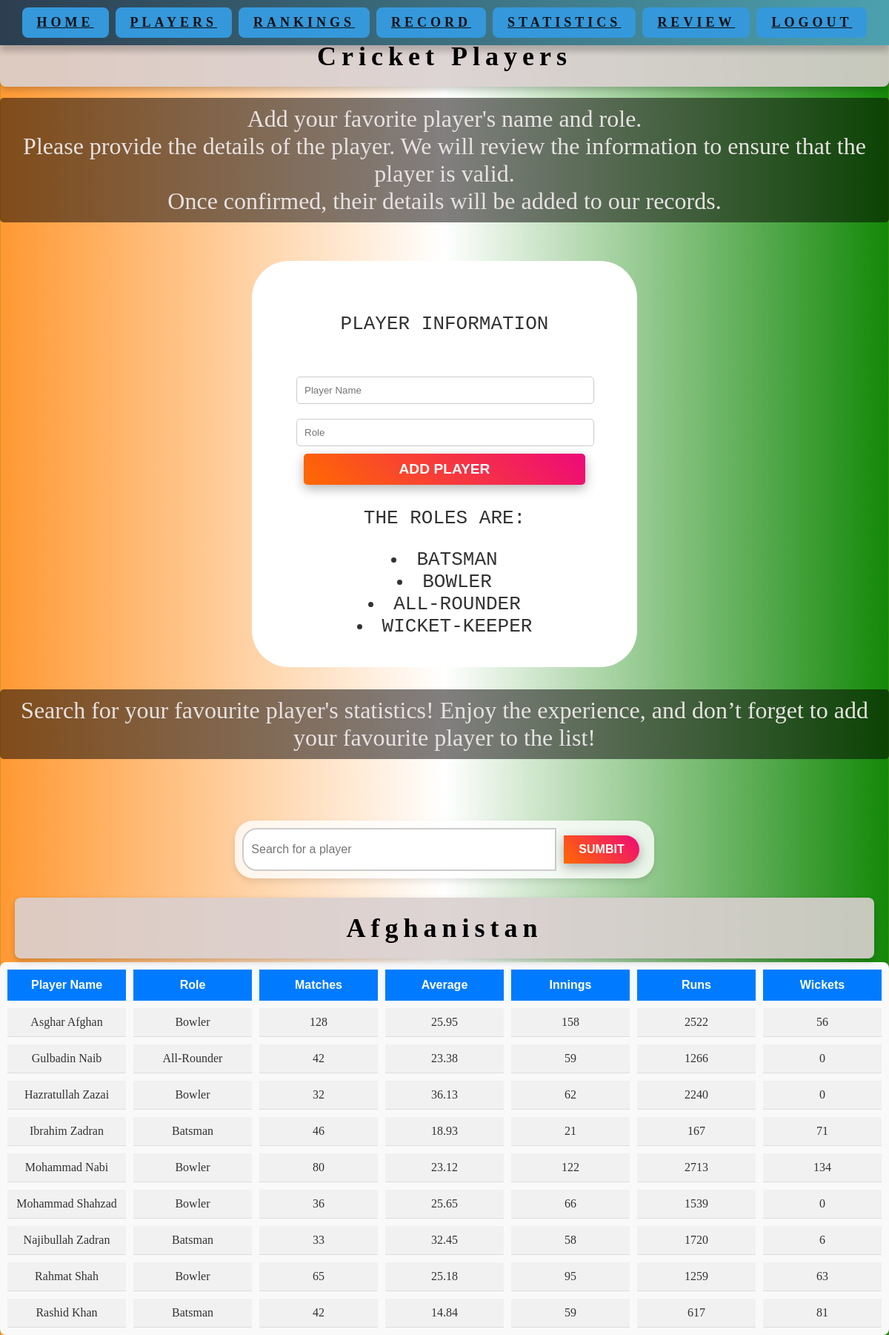
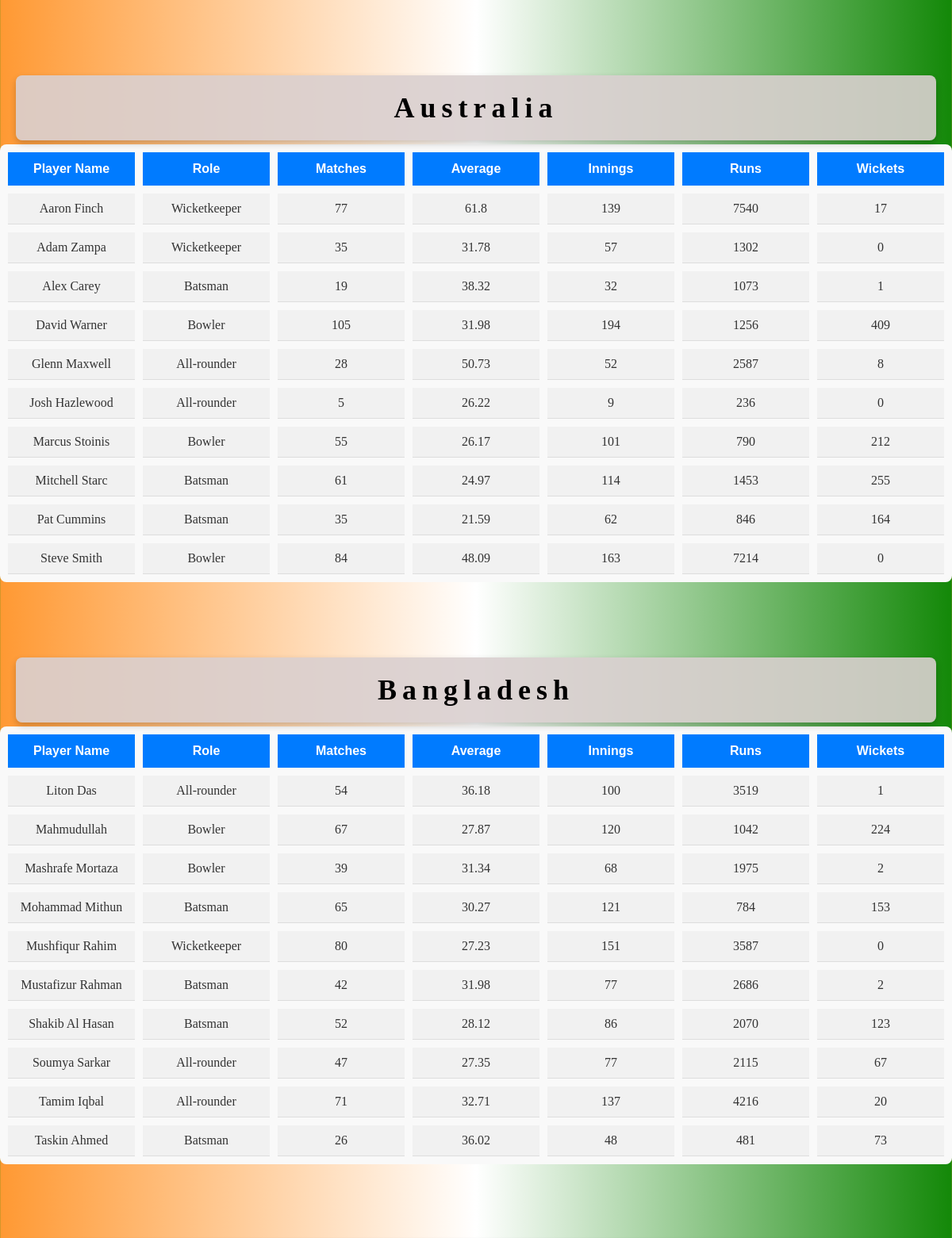
The app's page /Players (upper part) with its own data (2 pictures, top to bottom).
### tables this page shows
CREATE TABLE Matches ("Match id" INTEGER PRIMARY KEY, Playerid INTEGER REFERENCES Player (PlayerId), Matches INTEGER, Innings INTEGER, Runs INTEGER, Wickets INTEGER, Average INTEGER, Team TEXT);

CREATE TABLE Teams (Teamid INTEGER PRIMARY KEY, TeamName TEXT);

CREATE TABLE Player (PlayerId INTEGER PRIMARY KEY, PlayerName TEXT UNIQUE, Role TEXT, Teamid INTEGER REFERENCES Teams (Teamid), Verified INTEGER DEFAULT 1);

### routes.py (the view)
@app.route('/Players')
def Players():
    conn = get_db_connections()  # Establish DB connection
    cur = conn.cursor()
    cur.execute("""
    SELECT
       Teams.TeamName,
        Player.PlayerName,
        Player.Role,
        Matches.Matches,
        Matches.Average,
        Matches.Innings,
        Matches.Runs,
        Matches.Wickets
    FROM Teams
    INNER JOIN Player ON Teams.TeamId = Player.TeamId
    INNER JOIN Matches ON Player.PlayerId = Matches.PlayerId
    WHERE Player.Verified = 1
    ORDER BY Teams.TeamName, Player.PlayerName
    """)
    players_by_team = cur.fetchall()
    conn.close()
    teams_data = {}
    for row in players_by_team:
        team_name = row[0]
        player_data = row[1:]
        if team_name not in teams_data:
            teams_data[team_name] = []
        teams_data[team_name].append(player_data)
    return render_template("Players.html", teams_data=teams_data)  # render players page

### routes.py (called while the page is built)
def get_db_connections():
    conn = sqlite3.connect(DATABASE)  # Connect to the SQLite database
    conn.row_factory = sqlite3.Row  # Configure the connection to return rows as dictionaries
    return conn  # Return the database connection

### templates/Players.html (shortened to what this page needs)
<!DOCTYPE html>
<html lang="en">
<head>
    <link rel="stylesheet" href="/static/style.css">
</head>
<nav class="Nav-bar">
    <strong><a href="/about">Home</a></strong>
    <strong><a href="/Players"> Players</a></strong>
    <strong><a href="/Ranking">Rankings</a></strong>
    <strong><a href="/Record">Record</a></strong>
    <strong><a href="/Stats">Statistics</a></strong>
    <strong><a href="/Review">Review</a></strong>
    <strong><a href="/login">Logout</a></strong>
</nav>
<body class="home-style">
    <h1 class="stats1">Cricket Players</h1>
    <p class="Instruction-player">Add your favorite player's name and role.<br>
        Please provide the details of the player. We will review the information to ensure that the player is valid.<br>
        Once confirmed, their details will be added to our records.</p>
    <div class="login">
        <div class="login-box">
            <p class="playerp">Player Information</p>
            <form class="Player-form" action="{{ url_for('addplayer') }}" method="post">
                <input class="form-input" type="text" name="player_name" placeholder="Player Name" required>
                <input class="form-input" type="text" name="role" placeholder="Role" required>
                <button class="form-button" type="submit">Add Player</button>
                <p class="playerp"> The ROLES ARE: <br>
                    <li class="playerp"> BATSMAN <BR> </li>
                     <li class="playerp">BOWLER <BR></li>
                    <LI class="playerp">ALL-ROUNDER</LI>
                   <li class="playerp">WICKET-KEEPER</li>
            </form>
        </div>
    </div>
    <p class="Instruction-player">Search for your favourite player's statistics!
        Enjoy the experience, and don’t forget to add your favourite player to the list!</p>
    <div class="Serach-bar">
        <form action="{{url_for('search')}}" method="GET">
            <input type="text" name="query" placeholder="Search for a player" required>
           <div class="sumbit"> <button type="submit">Sumbit</button>
    </div>
        </form>
    </div>
   {% for team, players in teams_data.items() %}
   <div class="team-section">
       <h2 class="stats1">{{ team }}</h2>
       <div class="players-grid">
           <div class="players-grid-title">Player Name</div>
           <div class="players-grid-title">Role</div>
           <div class="players-grid-title">Matches</div>
           <div class="players-grid-title">Average</div>
           <div class="players-grid-title">Innings</div>
           <div class="players-grid-title">Runs</div>
           <div class="players-grid-title">Wickets</div>
           {% for player in players %}
               <div class="player-cell">{{ player[0] }}</div>
               <div class="player-cell">{{ player[1] }}</div>
               <div class="player-cell">{{ player[2] }}</div>
               <div class="player-cell">{{ player[3] }}</div>
               <div class="player-cell">{{ player[4] }}</div>
               <div class="player-cell">{{ player[5] }}</div>
               <div class="player-cell">{{ player[6] }}</div>
           {% endfor %}
       </div>
   </div>
{% endfor %}
</body>
</html>

### static/style.css (style rules this page uses)
.home-style { margin: 0; padding: 0; font-family: Arial, Helvetica, sans-serif; background: linear-gradient(to right, #FF9933, #FFFFFF, #138808); color: #333; display: flex; flex-direction: column; min-height: 100vh; overflow-x:hidden ; }
.Nav-bar { position: fixed; left: 50%; transform: translateX(-50%); width: calc(100% - 20px); top: 0; background: linear-gradient(to right, #2c3e50, #4ca1af); padding: 10px 10px; box-shadow: 0 8px 8px rgba(0, 0, 0, 0.2); text-align: center; letter-spacing: 5px; z-index: 1; }
.Nav-bar { font-family: Dancing Script; font-size: 16px; text-transform: uppercase; text-decoration: none; }
h1 { font-size: 100px; margin: 0; color: #e74c3c; }
h2 { margin: 20px; font-size: 24px; }
p { font-size: 20px; margin: 10px 0; }
a { display: inline-block; padding: 10px 20px; font-size: 18px; color: #db5151; background-color: #3498db; border-radius: 8px; }
.stats1 { position: relative; top: 15px; text-align: center; font-size: 36px; padding: 20px; background-color: rgba(218, 208, 208, 0.9); color: black; font-family: Pinyon Script; margin-top: 20px; margin-bottom: 20px; letter-spacing: 7px; border-radius: 8px; box-shadow: 0 4px 8px rgba(0, 0, 0, 0.2); }
.playerp { text-align: center; font-family: monospace; text-transform: uppercase; font-weight: 200; font-size: xx-large; }
form { position: relative; display: flex; flex-direction: column; top: 20px; widows: 100%; }
.form-input { width: calc(100% - 20px); padding: 10px; margin: 10px 0; border: 1px solid #ccc; border-radius: 5px; }
.form-button { position: relative; bottom: 10px; background-color: #865454; color: white; border: none; padding: 10px 15px; border-radius: 5px; cursor: pointer; font-size: larger; transition: background-color 0.3s; }
.login { flex: 1; display: flex; justify-content: center; align-items: center; height: 100%; padding: 20px; }
.login-box { background: white; padding: 60px; border-radius: 50px; box-shadow: 0 4px 8px rgba (0,0,0,0.2); max-width: 400px; width: 100%; }
.Instruction-player { font-family: Playwrite Deutschland Grundschrift ; text-align: center; text-decoration: double; font-size: xx-large; color: rgb(231, 226, 226); background-color: rgba(5, 0, 0, 0.5); padding: 10px; border-radius: 5px; }
.players-grid { display: grid; grid-template-columns: repeat(7, 1fr); gap: 10px; margin-bottom: 20px; background-color: #f9f9f9; border-radius: 8px; padding: 10px; }
.players-grid-title { background-color: #007bff; color: white; font-weight: bold; padding: 12px; text-align: center; }
.player-cell { font-family: Playwrite Deutschland Grundschrift ; background-color: #f1f1f1; padding: 10px; text-align: center; border-bottom: 1px solid #ddd; }
.team-section { margin-bottom: 40px; }
.Serach-bar { display: flex; justify-content: center; align-items: center; height: 100px; margin-top: 20px; }
.Serach-bar form { display: flex; flex-direction: row; background: rgba(255, 255, 255, 0.8); padding: 10px; border-radius: 25px; box-shadow: 0 4px 8px rgba(0, 0, 0, 0.1); }
.Serach-bar input[type="text"] { padding: 10px; border: 2px solid #ccc; border-radius: 20px 0 0 20px; width: 400px; font-size: 16px; outline: none; }
.sumbit button[type="submit"] { position: static; padding: 10px 20px; border: none; background-color: #334456; color: white; cursor: pointer; border-radius: 0 20px 20px 0; font-size: 16px; }
h2, h3, h4 { margin-bottom: 10px; color: #333; }
p { margin-bottom: 1em; }
a { color: #0e1012; text-decoration: underline; }
button { padding: 15px 40px; border: none; border-radius: 50px; background: linear-gradient(45deg, #ff6a00, #ee0979); color: white; font-size: 18px; font-weight: bold; cursor: pointer; margin: 10px; transition: transform 0.2s, opacity 0.3s; box-shadow: 0 5px 15px rgba(0, 0, 0, 0.3); text-transform: uppercase; }

### records on screen
Matches: TeamName "Afghanistan", PlayerName "Asghar Afghan", Role "Bowler", Matches "128", Average "25.95", Innings "158", Runs "2522", Wickets "56"
Matches: PlayerName "Gulbadin Naib", Role "All-Rounder", Matches "42", Average "23.38", Innings "59", Runs "1266", Wickets "0"
Matches: PlayerName "Hazratullah Zazai", Role "Bowler", Matches "32", Average "36.13", Innings "62", Runs "2240", Wickets "0"
Matches: PlayerName "Ibrahim Zadran", Role "Batsman", Matches "46", Average "18.93", Innings "21", Runs "167", Wickets "71"
Matches: PlayerName "Mohammad Nabi", Role "Bowler", Matches "80", Average "23.12", Innings "122", Runs "2713", Wickets "134"
Matches: PlayerName "Mohammad Shahzad", Role "Bowler", Matches "36", Average "25.65", Innings "66", Runs "1539", Wickets "0"
Matches: PlayerName "Najibullah Zadran", Role "Batsman", Matches "33", Average "32.45", Innings "58", Runs "1720", Wickets "6"
Matches: PlayerName "Rahmat Shah", Role "Bowler", Matches "65", Average "25.18", Innings "95", Runs "1259", Wickets "63"
Matches: PlayerName "Rashid Khan", Role "Batsman", Matches "42", Average "14.84", Innings "59", Runs "617", Wickets "81"
Matches: TeamName "Australia", PlayerName "Aaron Finch", Role "Wicketkeeper", Matches "77", Average "61.8", Innings "139", Runs "7540", Wickets "17"
Matches: PlayerName "Adam Zampa", Role "Wicketkeeper", Matches "35", Average "31.78", Innings "57", Runs "1302", Wickets "0"
Matches: PlayerName "Alex Carey", Role "Batsman", Matches "19", Average "38.32", Innings "32", Runs "1073", Wickets "1"
Matches: PlayerName "David Warner", Role "Bowler", Matches "105", Average "31.98", Innings "194", Runs "1256", Wickets "409"
Matches: PlayerName "Glenn Maxwell", Role "All-rounder", Matches "28", Average "50.73", Innings "52", Runs "2587", Wickets "8"
Matches: PlayerName "Josh Hazlewood", Role "All-rounder", Matches "5", Average "26.22", Innings "9", Runs "236", Wickets "0"
Matches: PlayerName "Marcus Stoinis", Role "Bowler", Matches "55", Average "26.17", Innings "101", Runs "790", Wickets "212"
Matches: PlayerName "Mitchell Starc", Role "Batsman", Matches "61", Average "24.97", Innings "114", Runs "1453", Wickets "255"
Matches: PlayerName "Pat Cummins", Role "Batsman", Matches "35", Average "21.59", Innings "62", Runs "846", Wickets "164"
Matches: PlayerName "Steve Smith", Role "Bowler", Matches "84", Average "48.09", Innings "163", Runs "7214", Wickets "0"
Matches: TeamName "Bangladesh", PlayerName "Liton Das", Role "All-rounder", Matches "54", Average "36.18", Innings "100", Runs "3519", Wickets "1"
Matches: PlayerName "Mahmudullah", Role "Bowler", Matches "67", Average "27.87", Innings "120", Runs "1042", Wickets "224"
Matches: PlayerName "Mashrafe Mortaza", Role "Bowler", Matches "39", Average "31.34", Innings "68", Runs "1975", Wickets "2"
Matches: PlayerName "Mohammad Mithun", Role "Batsman", Matches "65", Average "30.27", Innings "121", Runs "784", Wickets "153"
Matches: PlayerName "Mushfiqur Rahim", Role "Wicketkeeper", Matches "80", Average "27.23", Innings "151", Runs "3587", Wickets "0"
Matches: PlayerName "Mustafizur Rahman", Role "Batsman", Matches "42", Average "31.98", Innings "77", Runs "2686", Wickets "2"
Matches: PlayerName "Shakib Al Hasan", Role "Batsman", Matches "52", Average "28.12", Innings "86", Runs "2070", Wickets "123"
Matches: PlayerName "Soumya Sarkar", Role "All-rounder", Matches "47", Average "27.35", Innings "77", Runs "2115", Wickets "67"
Matches: PlayerName "Tamim Iqbal", Role "All-rounder", Matches "71", Average "32.71", Innings "137", Runs "4216", Wickets "20"
Matches: PlayerName "Taskin Ahmed", Role "Batsman", Matches "26", Average "36.02", Innings "48", Runs "481", Wickets "73"
